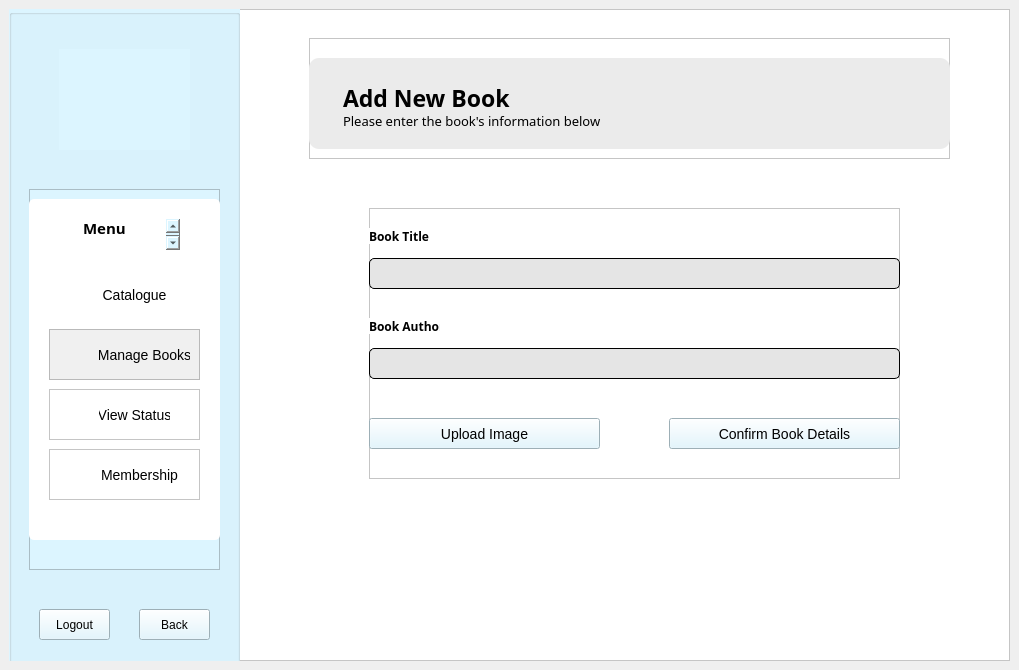
<?xml version="1.0" encoding="UTF-8"?>
<ui version="4.0">
 <class>AdminManageBooks</class>
 <widget class="QMainWindow" name="AdminManageBooks">
  <property name="geometry">
   <rect>
    <x>0</x>
    <y>0</y>
    <width>1019</width>
    <height>670</height>
   </rect>
  </property>
  <property name="windowTitle">
   <string>MainWindow</string>
  </property>
  <widget class="QWidget" name="centralwidget">
   <layout class="QHBoxLayout" name="horizontalLayout">
    <item>
     <widget class="QFrame" name="frame">
      <property name="styleSheet">
       <string notr="true">background: white;</string>
      </property>
      <property name="frameShape">
       <enum>QFrame::StyledPanel</enum>
      </property>
      <property name="frameShadow">
       <enum>QFrame::Raised</enum>
      </property>
      <widget class="QGroupBox" name="menuPanel">
       <property name="geometry">
        <rect>
         <x>0</x>
         <y>0</y>
         <width>231</width>
         <height>671</height>
        </rect>
       </property>
       <property name="styleSheet">
        <string notr="true">background: rgb(220, 245, 255);</string>
       </property>
       <property name="title">
        <string/>
       </property>
       <widget class="QLabel" name="logo">
        <property name="geometry">
         <rect>
          <x>50</x>
          <y>40</y>
          <width>131</width>
          <height>101</height>
         </rect>
        </property>
        <property name="text">
         <string/>
        </property>
        <property name="pixmap">
         <pixmap resource="Resources.qrc">:/images/logo.png</pixmap>
        </property>
        <property name="scaledContents">
         <bool>true</bool>
        </property>
       </widget>
       <widget class="QFrame" name="menu">
        <property name="geometry">
         <rect>
          <x>20</x>
          <y>180</y>
          <width>191</width>
          <height>381</height>
         </rect>
        </property>
        <property name="frameShape">
         <enum>QFrame::StyledPanel</enum>
        </property>
        <property name="frameShadow">
         <enum>QFrame::Raised</enum>
        </property>
        <widget class="QListWidget" name="listWidget_2">
         <property name="geometry">
          <rect>
           <x>0</x>
           <y>10</y>
           <width>191</width>
           <height>341</height>
          </rect>
         </property>
         <property name="styleSheet">
          <string notr="true">background: white;
border-radius: 5px;</string>
         </property>
         <property name="frameShadow">
          <enum>QFrame::Raised</enum>
         </property>
        </widget>
        <widget class="QPlainTextEdit" name="plainTextEdit_6">
         <property name="geometry">
          <rect>
           <x>50</x>
           <y>30</y>
           <width>101</width>
           <height>31</height>
          </rect>
         </property>
         <property name="styleSheet">
          <string notr="true">font-family: Baloo 2;
font-weight: bold;
background: white;
font-size: 15px;
</string>
         </property>
         <property name="frameShape">
          <enum>QFrame::NoFrame</enum>
         </property>
         <property name="frameShadow">
          <enum>QFrame::Plain</enum>
         </property>
         <property name="plainText">
          <string>Admin Menu</string>
         </property>
         <property name="backgroundVisible">
          <bool>false</bool>
         </property>
        </widget>
        <widget class="QFrame" name="catalogue_1">
         <property name="geometry">
          <rect>
           <x>20</x>
           <y>80</y>
           <width>151</width>
           <height>51</height>
          </rect>
         </property>
         <property name="styleSheet">
          <string notr="true">background: white;
border-radius: 5px;</string>
         </property>
         <property name="frameShape">
          <enum>QFrame::StyledPanel</enum>
         </property>
         <property name="frameShadow">
          <enum>QFrame::Raised</enum>
         </property>
         <widget class="QLabel" name="label_5">
          <property name="geometry">
           <rect>
            <x>10</x>
            <y>10</y>
            <width>31</width>
            <height>31</height>
           </rect>
          </property>
          <property name="text">
           <string/>
          </property>
          <property name="pixmap">
           <pixmap resource="Resources.qrc">:/images/Icons/books.png</pixmap>
          </property>
          <property name="scaledContents">
           <bool>true</bool>
          </property>
         </widget>
         <widget class="QPushButton" name="catalogue">
          <property name="geometry">
           <rect>
            <x>50</x>
            <y>10</y>
            <width>71</width>
            <height>31</height>
           </rect>
          </property>
          <property name="styleSheet">
           <string notr="true">QPushButton {
background: transparent;
font-size: 14px;
border: none;
}

QPushButton:hover {
	color: rgb(124, 204, 241);
}</string>
          </property>
          <property name="text">
           <string>Catalogue</string>
          </property>
          <property name="autoDefault">
           <bool>false</bool>
          </property>
         </widget>
        </widget>
        <widget class="QFrame" name="manageBooks_1">
         <property name="geometry">
          <rect>
           <x>20</x>
           <y>140</y>
           <width>151</width>
           <height>51</height>
          </rect>
         </property>
         <property name="styleSheet">
          <string notr="true">background: rgb(240, 240, 240);</string>
         </property>
         <property name="frameShape">
          <enum>QFrame::StyledPanel</enum>
         </property>
         <property name="frameShadow">
          <enum>QFrame::Raised</enum>
         </property>
         <widget class="QLabel" name="label_6">
          <property name="geometry">
           <rect>
            <x>10</x>
            <y>10</y>
            <width>31</width>
            <height>31</height>
           </rect>
          </property>
          <property name="text">
           <string/>
          </property>
          <property name="pixmap">
           <pixmap resource="Resources.qrc">:/images/Icons/book.png</pixmap>
          </property>
          <property name="scaledContents">
           <bool>true</bool>
          </property>
         </widget>
         <widget class="QPushButton" name="manageBooks">
          <property name="geometry">
           <rect>
            <x>50</x>
            <y>10</y>
            <width>91</width>
            <height>31</height>
           </rect>
          </property>
          <property name="styleSheet">
           <string notr="true">QPushButton {
background: transparent;
font-size: 14px;
border: none;
}

QPushButton:hover {
	color: rgb(124, 204, 241);
}</string>
          </property>
          <property name="text">
           <string>Manage Books</string>
          </property>
         </widget>
        </widget>
        <widget class="QFrame" name="status_1">
         <property name="geometry">
          <rect>
           <x>20</x>
           <y>200</y>
           <width>151</width>
           <height>51</height>
          </rect>
         </property>
         <property name="styleSheet">
          <string notr="true">background: white;</string>
         </property>
         <property name="frameShape">
          <enum>QFrame::StyledPanel</enum>
         </property>
         <property name="frameShadow">
          <enum>QFrame::Raised</enum>
         </property>
         <widget class="QLabel" name="label_7">
          <property name="geometry">
           <rect>
            <x>10</x>
            <y>10</y>
            <width>31</width>
            <height>31</height>
           </rect>
          </property>
          <property name="text">
           <string/>
          </property>
          <property name="pixmap">
           <pixmap resource="Resources.qrc">:/images/Icons/status.png</pixmap>
          </property>
          <property name="scaledContents">
           <bool>true</bool>
          </property>
         </widget>
         <widget class="QPushButton" name="status">
          <property name="geometry">
           <rect>
            <x>50</x>
            <y>10</y>
            <width>71</width>
            <height>31</height>
           </rect>
          </property>
          <property name="styleSheet">
           <string notr="true">QPushButton {
background: transparent;
font-size: 14px;
border: none;
}

QPushButton:hover {
	color: rgb(124, 204, 241);
}</string>
          </property>
          <property name="text">
           <string>View Status</string>
          </property>
         </widget>
        </widget>
        <widget class="QFrame" name="membership_1">
         <property name="geometry">
          <rect>
           <x>20</x>
           <y>260</y>
           <width>151</width>
           <height>51</height>
          </rect>
         </property>
         <property name="styleSheet">
          <string notr="true">background: white;</string>
         </property>
         <property name="frameShape">
          <enum>QFrame::StyledPanel</enum>
         </property>
         <property name="frameShadow">
          <enum>QFrame::Raised</enum>
         </property>
         <widget class="QLabel" name="label_8">
          <property name="geometry">
           <rect>
            <x>10</x>
            <y>10</y>
            <width>31</width>
            <height>31</height>
           </rect>
          </property>
          <property name="text">
           <string/>
          </property>
          <property name="pixmap">
           <pixmap resource="Resources.qrc">:/images/Icons/user.png</pixmap>
          </property>
          <property name="scaledContents">
           <bool>true</bool>
          </property>
         </widget>
         <widget class="QPushButton" name="membership">
          <property name="geometry">
           <rect>
            <x>50</x>
            <y>10</y>
            <width>81</width>
            <height>31</height>
           </rect>
          </property>
          <property name="styleSheet">
           <string notr="true">QPushButton {
background: transparent;
font-size: 14px;
border: none;
}

QPushButton:hover {
	color: rgb(124, 204, 241);
}</string>
          </property>
          <property name="text">
           <string>Membership</string>
          </property>
         </widget>
        </widget>
       </widget>
       <widget class="QPushButton" name="pushButton_2">
        <property name="geometry">
         <rect>
          <x>30</x>
          <y>600</y>
          <width>71</width>
          <height>31</height>
         </rect>
        </property>
        <property name="styleSheet">
         <string notr="true">QPushButton:hover {
	color: rgb(106, 146, 255);
}</string>
        </property>
        <property name="text">
         <string>Logout</string>
        </property>
       </widget>
       <widget class="QPushButton" name="back">
        <property name="geometry">
         <rect>
          <x>130</x>
          <y>600</y>
          <width>71</width>
          <height>31</height>
         </rect>
        </property>
        <property name="styleSheet">
         <string notr="true">/*QPushButton {
background: white;
}*/

QPushButton:hover {
	color: rgb(106, 146, 255);
}</string>
        </property>
        <property name="text">
         <string>Back</string>
        </property>
        <property name="icon">
         <iconset theme="go-previous">
          <normaloff>.</normaloff>.</iconset>
        </property>
       </widget>
      </widget>
      <widget class="QStackedWidget" name="stackedWidget">
       <property name="geometry">
        <rect>
         <x>300</x>
         <y>19</y>
         <width>641</width>
         <height>581</height>
        </rect>
       </property>
       <property name="currentIndex">
        <number>0</number>
       </property>
       <widget class="QWidget" name="page_2">
        <widget class="QFrame" name="heading_3">
         <property name="geometry">
          <rect>
           <x>0</x>
           <y>10</y>
           <width>641</width>
           <height>121</height>
          </rect>
         </property>
         <property name="frameShape">
          <enum>QFrame::StyledPanel</enum>
         </property>
         <property name="frameShadow">
          <enum>QFrame::Raised</enum>
         </property>
         <widget class="QPlainTextEdit" name="plainTextEdit_9">
          <property name="geometry">
           <rect>
            <x>0</x>
            <y>20</y>
            <width>641</width>
            <height>91</height>
           </rect>
          </property>
          <property name="styleSheet">
           <string notr="true">background: rgb(235, 235, 235);
border-radius: 10px;</string>
          </property>
          <property name="frameShadow">
           <enum>QFrame::Raised</enum>
          </property>
          <property name="plainText">
           <string/>
          </property>
         </widget>
         <widget class="QPlainTextEdit" name="plainTextEdit_10">
          <property name="geometry">
           <rect>
            <x>30</x>
            <y>40</y>
            <width>231</width>
            <height>41</height>
           </rect>
          </property>
          <property name="styleSheet">
           <string notr="true">font-family: Baloo 2;
font-weight: bold;
font-size: 23px;
background: transparent;</string>
          </property>
          <property name="frameShape">
           <enum>QFrame::NoFrame</enum>
          </property>
          <property name="plainText">
           <string>Add New Book</string>
          </property>
         </widget>
         <widget class="QPlainTextEdit" name="plainTextEdit_11">
          <property name="geometry">
           <rect>
            <x>30</x>
            <y>70</y>
            <width>411</width>
            <height>31</height>
           </rect>
          </property>
          <property name="styleSheet">
           <string notr="true">background: transparent;
font-family: Baloo 2;
font-size: 13px;</string>
          </property>
          <property name="frameShape">
           <enum>QFrame::NoFrame</enum>
          </property>
          <property name="plainText">
           <string>Please enter the book's information below</string>
          </property>
         </widget>
        </widget>
        <widget class="QFrame" name="frame_9">
         <property name="geometry">
          <rect>
           <x>60</x>
           <y>180</y>
           <width>531</width>
           <height>271</height>
          </rect>
         </property>
         <property name="frameShape">
          <enum>QFrame::StyledPanel</enum>
         </property>
         <property name="frameShadow">
          <enum>QFrame::Raised</enum>
         </property>
         <widget class="QLineEdit" name="lineEdit_title">
          <property name="geometry">
           <rect>
            <x>0</x>
            <y>50</y>
            <width>531</width>
            <height>31</height>
           </rect>
          </property>
          <property name="styleSheet">
           <string notr="true">border: 0.5px solid black;
border-radius: 5px;
background: rgb(229, 229, 229);</string>
          </property>
         </widget>
         <widget class="QLabel" name="label_2">
          <property name="geometry">
           <rect>
            <x>0</x>
            <y>20</y>
            <width>71</width>
            <height>16</height>
           </rect>
          </property>
          <property name="styleSheet">
           <string notr="true">font-family: Baloo 2;
font-weight: bold;</string>
          </property>
          <property name="text">
           <string>Book Title</string>
          </property>
         </widget>
         <widget class="QLabel" name="label_3">
          <property name="geometry">
           <rect>
            <x>0</x>
            <y>110</y>
            <width>71</width>
            <height>16</height>
           </rect>
          </property>
          <property name="styleSheet">
           <string notr="true">font-family: Baloo 2;
font-weight: bold;</string>
          </property>
          <property name="text">
           <string>Book Author</string>
          </property>
         </widget>
         <widget class="QLineEdit" name="lineEdit_author">
          <property name="geometry">
           <rect>
            <x>0</x>
            <y>140</y>
            <width>531</width>
            <height>31</height>
           </rect>
          </property>
          <property name="styleSheet">
           <string notr="true">border: 0.5px solid black;
border-radius: 5px;
background: rgb(229, 229, 229);</string>
          </property>
         </widget>
         <widget class="QPushButton" name="image">
          <property name="geometry">
           <rect>
            <x>0</x>
            <y>210</y>
            <width>231</width>
            <height>31</height>
           </rect>
          </property>
          <property name="styleSheet">
           <string notr="true">QPushButton {
background-color:rgb(220, 245, 255);
font-size: 14px;
}

QPushButton:hover {
	color: rgb(106, 146, 255);
}</string>
          </property>
          <property name="text">
           <string>Upload Image</string>
          </property>
         </widget>
         <widget class="QPushButton" name="confirm">
          <property name="geometry">
           <rect>
            <x>300</x>
            <y>210</y>
            <width>231</width>
            <height>31</height>
           </rect>
          </property>
          <property name="styleSheet">
           <string notr="true">QPushButton {
background-color:rgb(220, 245, 255);
font-size: 14px;
}

QPushButton:hover {
	color: rgb(106, 146, 255);
}</string>
          </property>
          <property name="text">
           <string>Confirm Book Details</string>
          </property>
         </widget>
        </widget>
       </widget>
       <widget class="QWidget" name="page_1">
        <widget class="QFrame" name="frame_4">
         <property name="geometry">
          <rect>
           <x>0</x>
           <y>20</y>
           <width>641</width>
           <height>381</height>
          </rect>
         </property>
         <property name="frameShape">
          <enum>QFrame::StyledPanel</enum>
         </property>
         <property name="frameShadow">
          <enum>QFrame::Raised</enum>
         </property>
         <widget class="QFrame" name="heading_2">
          <property name="geometry">
           <rect>
            <x>0</x>
            <y>-10</y>
            <width>641</width>
            <height>121</height>
           </rect>
          </property>
          <property name="frameShape">
           <enum>QFrame::StyledPanel</enum>
          </property>
          <property name="frameShadow">
           <enum>QFrame::Raised</enum>
          </property>
          <widget class="QPlainTextEdit" name="plainTextEdit_5">
           <property name="geometry">
            <rect>
             <x>0</x>
             <y>20</y>
             <width>641</width>
             <height>91</height>
            </rect>
           </property>
           <property name="styleSheet">
            <string notr="true">background: rgb(235, 235, 235);
border-radius: 10px;</string>
           </property>
           <property name="frameShadow">
            <enum>QFrame::Raised</enum>
           </property>
           <property name="plainText">
            <string/>
           </property>
          </widget>
          <widget class="QPlainTextEdit" name="plainTextEdit_7">
           <property name="geometry">
            <rect>
             <x>30</x>
             <y>40</y>
             <width>231</width>
             <height>41</height>
            </rect>
           </property>
           <property name="styleSheet">
            <string notr="true">font-family: Baloo 2;
font-weight: bold;
font-size: 23px;
background: transparent;</string>
           </property>
           <property name="frameShape">
            <enum>QFrame::NoFrame</enum>
           </property>
           <property name="plainText">
            <string>Book Management</string>
           </property>
          </widget>
          <widget class="QPlainTextEdit" name="plainTextEdit_8">
           <property name="geometry">
            <rect>
             <x>30</x>
             <y>70</y>
             <width>411</width>
             <height>31</height>
            </rect>
           </property>
           <property name="styleSheet">
            <string notr="true">background: transparent;
font-family: Baloo 2;
font-size: 13px;</string>
           </property>
           <property name="frameShape">
            <enum>QFrame::NoFrame</enum>
           </property>
           <property name="plainText">
            <string>Please choose an option below</string>
           </property>
          </widget>
         </widget>
         <widget class="QFrame" name="frame_5">
          <property name="geometry">
           <rect>
            <x>0</x>
            <y>180</y>
            <width>291</width>
            <height>171</height>
           </rect>
          </property>
          <property name="styleSheet">
           <string notr="true">background: rgb(220, 245, 255);
border-radius: 10px;
border-color: black;</string>
          </property>
          <property name="frameShape">
           <enum>QFrame::Box</enum>
          </property>
          <property name="frameShadow">
           <enum>QFrame::Raised</enum>
          </property>
          <widget class="QFrame" name="frame_2">
           <property name="geometry">
            <rect>
             <x>0</x>
             <y>60</y>
             <width>291</width>
             <height>51</height>
            </rect>
           </property>
           <property name="frameShape">
            <enum>QFrame::StyledPanel</enum>
           </property>
           <property name="frameShadow">
            <enum>QFrame::Raised</enum>
           </property>
           <widget class="QPushButton" name="add_Book">
            <property name="geometry">
             <rect>
              <x>0</x>
              <y>10</y>
              <width>291</width>
              <height>24</height>
             </rect>
            </property>
            <property name="styleSheet">
             <string notr="true">QPushButton {
border: none;
font-weight: bold;
font-size: 23px;
}

QPushButton:hover {
	color: rgb(106, 146, 255);
}
</string>
            </property>
            <property name="text">
             <string>Add New Book</string>
            </property>
           </widget>
          </widget>
         </widget>
         <widget class="QFrame" name="frame_6">
          <property name="geometry">
           <rect>
            <x>350</x>
            <y>180</y>
            <width>291</width>
            <height>171</height>
           </rect>
          </property>
          <property name="styleSheet">
           <string notr="true">background: rgb(235, 235, 235);
border-radius: 10px;
border-color: black;

QFrame::Raised</string>
          </property>
          <property name="frameShape">
           <enum>QFrame::Box</enum>
          </property>
          <property name="frameShadow">
           <enum>QFrame::Raised</enum>
          </property>
          <widget class="QFrame" name="frame_8">
           <property name="geometry">
            <rect>
             <x>0</x>
             <y>60</y>
             <width>291</width>
             <height>51</height>
            </rect>
           </property>
           <property name="frameShape">
            <enum>QFrame::StyledPanel</enum>
           </property>
           <property name="frameShadow">
            <enum>QFrame::Raised</enum>
           </property>
           <widget class="QPushButton" name="add_Book_3">
            <property name="geometry">
             <rect>
              <x>0</x>
              <y>10</y>
              <width>291</width>
              <height>24</height>
             </rect>
            </property>
            <property name="styleSheet">
             <string notr="true">QPushButton {
border: none;
font-weight: bold;
font-size: 23px;
}

QPushButton:hover {
	color: rgb(106, 146, 255);
}
</string>
            </property>
            <property name="text">
             <string>Edit A Book</string>
            </property>
           </widget>
          </widget>
         </widget>
        </widget>
       </widget>
      </widget>
     </widget>
    </item>
   </layout>
  </widget>
 </widget>
 <resources>
  <include location="Resources.qrc"/>
 </resources>
 <connections/>
</ui>
